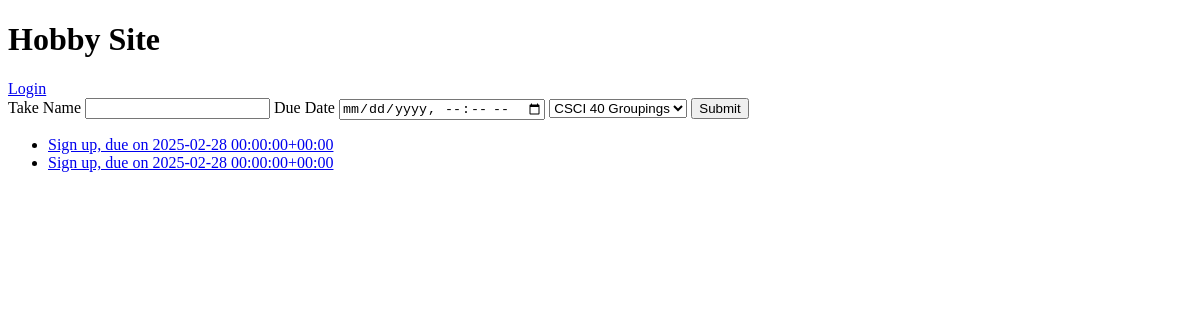
The page /task-list on the database as committed earlier.
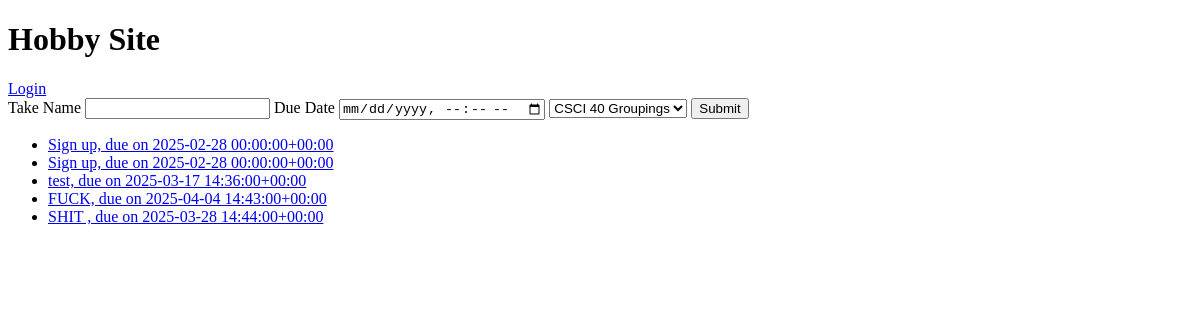
The same page on the database as committed later.
### home/models.py (models this page shows)
class Task(models.Model):
    name = models.CharField(max_length=100)
    due_date = models.DateTimeField(null=False)
    taskgroup = models.ForeignKey(
        TaskGroup,
        on_delete=models.SET_NULL,
        null=True,
        related_name="task_list"
    )
    def __str__(self):
        return f"{self.name}, due on {self.due_date}"
    def get_absolute_url(self):
        return reverse("home:task-detail", kwargs={"pk": self.pk})

### home/views.py (the view, shortened to what this page needs)
# urls.py: path('task-list', TaskListView.as_view(), name='task-list'),
class TaskListView(ListView):
    model = Task
    template_name = "home/task_list.html"
    redirect_field_name = ''
    def get_context_data(self, **kwargs):
        ctx = super(TaskListView, self).get_context_data(**kwargs)
        ctx["taskgroups"] = TaskGroup.objects.all()
        return ctx

### home/templates/home/task_list.html (shortened to what this page needs)
{% extends 'base.html' %}
{% load static %}
{% block content %}
    {% if request.user.is_authenticated %}
        <h1>Hello {{ request.user.username }}</h1>
        <form method="POST" action="{% url 'logout' %}">
            {% csrf_token %}
            <button type="submit">Logout</button>
        </form>
    {% else %}
        <a href={% url 'login' %}>Login</a>
    {% endif %}
    <form method="POST">
        <label for="task_name">
            <span>Take Name</span>
            <input type="text" id="task_name" name="task_name">
        </label>
        <label for="task_due">
            <span>Due Date</span>
            <input type="datetime-local" id="task_due" name="task_due">
        </label>
        <select id="taskgroup" name="taskgroup">
            {% for group in taskgroups %}
            <option value="{{ group.pk }}">{{ group.name }}</option>
            {% endfor %}
        </select>
        <button type="submit">Submit</button>
    </form>
    <ul>
        {% for task in object_list %}
            <li>
                <a href="{{ task.get_absolute_url }}">
                {{ task }} </a>
            </li>
        {% endfor %}
    </ul>
{% endblock %}

### templates/base.html (shortened to what this page needs)
<!DOCTYPE html>
<html lang="en">
    <head>
    </head>
    <body>
        <h1>Hobby Site</h1>
        {% block content %} {% endblock %}
    </body>
</html>

Rows that differ between the two databases and show on the page:
added Task: name+due_date "test, due on 2025-03-17 14:36:00+00:00"
added Task: name+due_date "FUCK, due on 2025-04-04 14:43:00+00:00"
added Task: name+due_date "SHIT , due on 2025-03-28 14:44:00+00:00"
